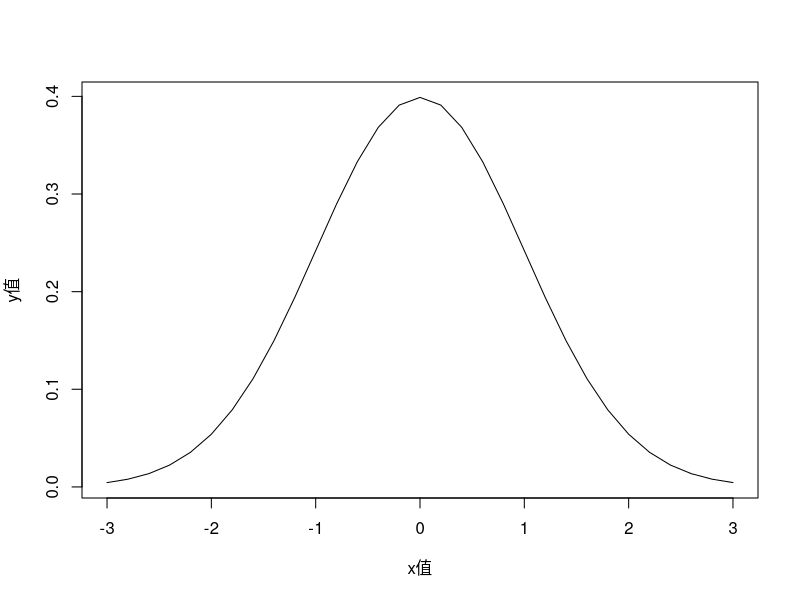

Generate this figure with R:
#一、数学函数
abs(-4)
sqrt(25)
ceiling(3.475)
floor(3.475)
trunc(5.99)
round(3.475, digits = 2)
signif(3.475, digits = 2)

cos(2)
log10(10)

#二、统计函数
mean(c(1,2,3,4))
median(c(1,2,3,4,5))
sd(c(1,2,3,4,5))
var(c(1,2,3,4,5))
range(c(1,2,3,4))
sum(c(1,2,3,4,5))
min(c(1,2,3,4,5))
max(c(1,2,3,4,5))

 #案例
x <- 1:8
x
mean(x)
sd(x)

n <- length(x)
n
meanx <- sum(x)/n
meanx
css <- sum((x-mean(x))**2)
sdx <- sqrt(css/(n-1))

x <- 1:10
y <- mean(x)
z <- mean(x,trim = 0.1,na.rm = TRUE)

#三、概率函数

x <- pretty(c(-3,3),30)
x
y <- dnorm(x)
y

plot(x,y,
     type = "l",
     xlab = "x值",
     ylab = "y值")
pnorm(1.96)
qnorm(0.9,mean = 500,sd = 100)
rnorm(50,mean = 50,sd = 10)

set.seed(12)
runif(5)

set.seed(1)
rnorm(5)

#四、字符函数

x <- c("ab","cde","fghij")
length(x)
nchar(x[3])

x <- "abcdefg"
substr(x,2,5)

grep("A",c("b","A","c","d"),fixed = FALSE)
strsplit("abcdf","c")

paste("x",1:3,sep = "M")

toupper("abc")
tolower("ABC")


#五、其他实用函数
x <- seq(1,10,2)
x

x <- rep(1:5,2)
x

firstname <- "jane"
cat("hello",firstname,"\n")

name <- "Bob"
cat( "Hello", name, "\b.\n", "Isn\'t R", "\t", "GREAT?\n")







